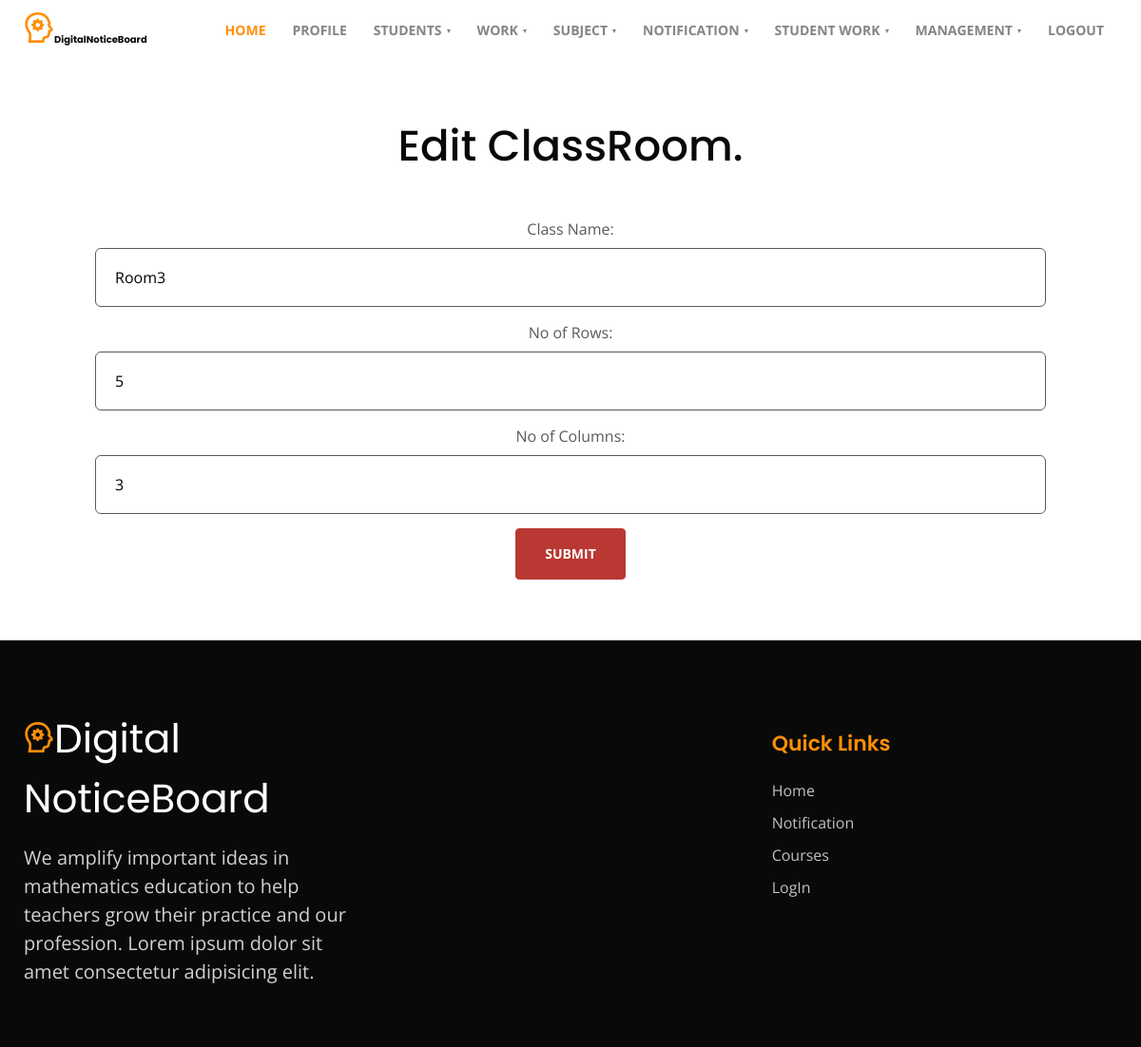
Screenshot of /classroom_edit/3 (signed in) with the database file from the repository.
### classroom/models.py (models this page shows, shortened)
class Classes(models.Model):
    classname = models.CharField(max_length=50,default='')
    seatrows = models.IntegerField(default='')
    seatcolumns = models.IntegerField(default='')
    strength = models.IntegerField(null=True)

### classroom/views.py (the view)
# urls.py: path('classroom_edit/<int:id>',views.edit_classroom),
@login_required(login_url='/login')
def edit_classroom(request,id):
    data = Classes.objects.get(id=id)
    if(request.method == 'POST'):
        form = Classroomaddform(request.POST,instance=data)
        if form.is_valid():
            a = form.cleaned_data['seatrows']
            b = form.cleaned_data['seatcolumns']
            data.strength = a*b
            form.save()
        return redirect('/classroom_view',{'data':data})
    else:
        form = Classroomaddform(instance=data)
        return render(request,'classroom_edit.html',{'form':form})

### classroom/forms.py
class Classroomaddform(forms.ModelForm):
    class Meta:
        model = Classes
        fields = ['classname','seatrows','seatcolumns']
        widgets = {
            'classname' : forms.TextInput(attrs={'class':'contact-input'}),
            'seatrows' : forms.TextInput(attrs={'class':'contact-input'}),
            'seatcolumns' : forms.TextInput(attrs={'class':'contact-input'})
        }
        labels = {
            'classname' : 'Class Name',
            'seatrows' : 'No of Rows',
            'seatcolumns' : 'No of Columns'
        }

### classroom/templates/classroom_edit.html (shortened to what this page needs)
{%extends 'layout.html'%}
{%block content%}
<head>
</head>
  <section class="w3l-contacts-12" id="contact">
      <div class="container py-5">
          <div class="contacts12-main py-md-3">
              <div class="header-section text-center">
                  <h3 class="mb-md-5 mb-4">Edit ClassRoom.
              </div>
              <form method="post" class="">
                {{form.as_p}}
                  <div class="text-center">
                      <input type="submit" class="btn-secondary btn theme-button" value="Submit">
                  </div>
              </form>
          </div>
      </div>
{%endblock%}

### rows the page displays
Classes: classname "Room3", seatrows "5", seatcolumns "3"
